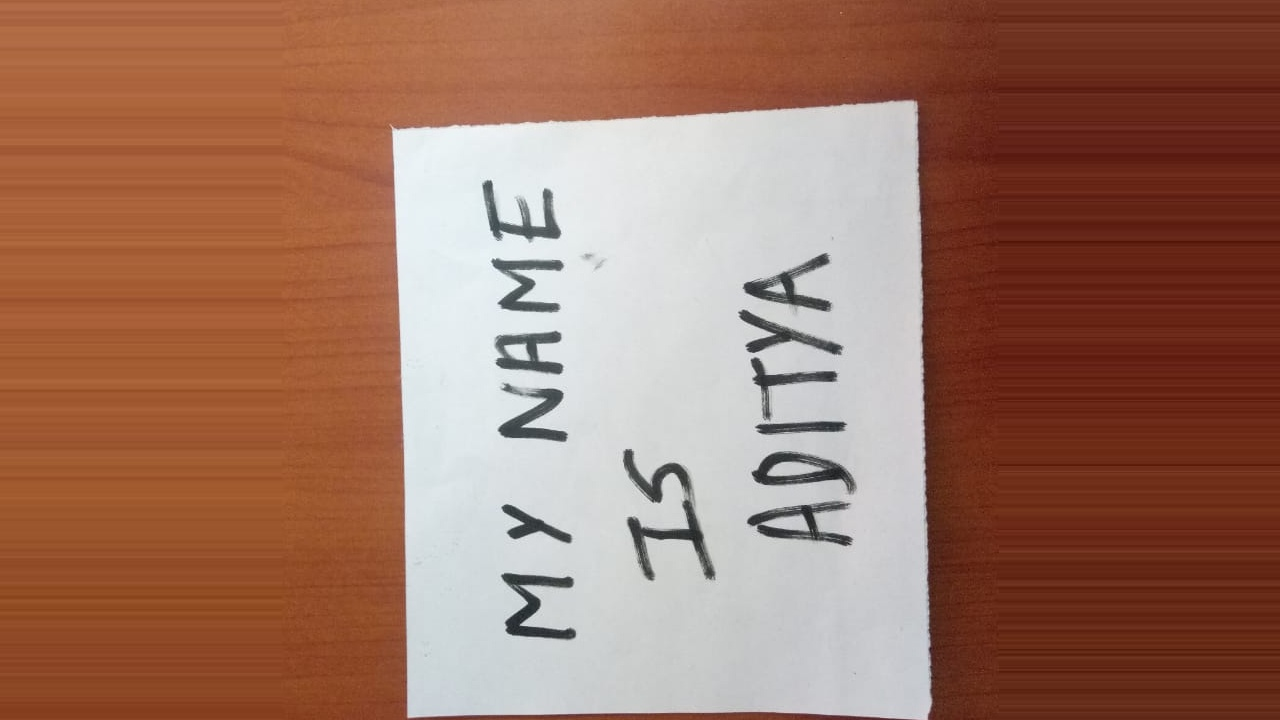
#> input picture aligned_img.jpg, 1280 x 720 px
$ python -i preprocessing.py   (imports and definitions only)
#> lines starting #> are read from the running program, lines starting #| are printed output that depends on the picture; after the words box and inside, x2 and y2 are one past the last pixel; in counts of white or black regions, pixels touching at a corner belong together
#> further down, picture is the input picture: shape (720, 1280, 3); mean B, G, R 98, 115.8, 158.5
import cv2
import imutils
import numpy as np
from skimage.filters import threshold_local


# [53 lines left out: functions order_points, four_point_transform, not called in this run]


def preprocessing(image):
    # Resize the image to workable size
    ratio = image.shape[0]/500
#> ratio = 1.44

    # Create a copy of resized original image for later use
    orig_image = image.copy()
    image = imutils.resize(image, height=500)

    # Convert to grayscale
    grayed_image = cv2.cvtColor(image, cv2.COLOR_BGR2GRAY)
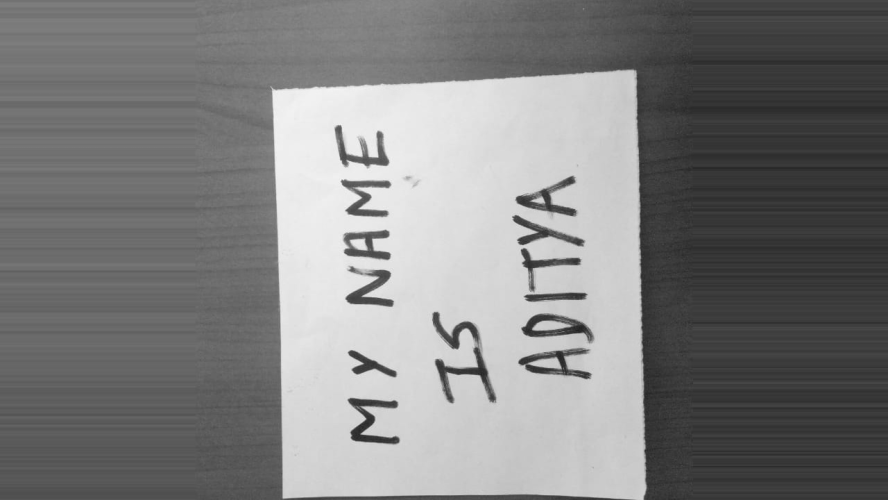
#> grayed_image: shape (500, 888); min 33, max 244, mean 126.5

    # Apply blur
    blurred_image = cv2.GaussianBlur(grayed_image, (5, 5), 0)

    # Egde Detection
    edged_image = cv2.Canny(blurred_image, 75, 200)
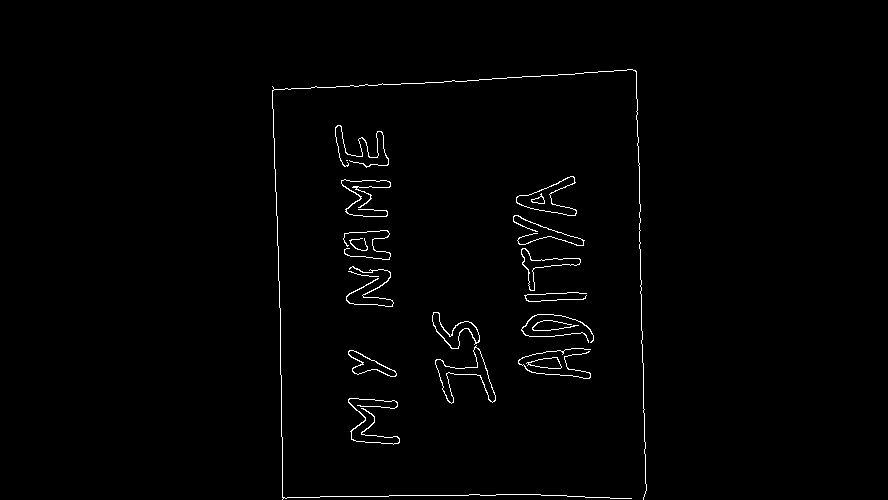
#> edged_image: shape (500, 888); 1.1% white in thin lines or dots, all inside (x1, y1, x2, y2) = (272, 69, 647, 500)

    # Finding contours
    contour_image = cv2.findContours(
        edged_image.copy(), cv2.RETR_LIST, cv2.CHAIN_APPROX_SIMPLE)
#> contour_image = 28 contours, 8 with area under 20; largest, box (x1, y1, x2, y2) and area: (516, 176, 577, 216) 916, (435, 345, 496, 404) 912, (516, 176, 577, 216) 889, (435, 347, 496, 404) 880, (432, 312, 480, 349) 612


    contour_image = imutils.grab_contours(contour_image)
    contour_image = sorted(contour_image, key=cv2.contourArea, reverse=True)[:5]
#> contour_image = 5 contours; box (x1, y1, x2, y2) and area: (516, 176, 577, 216) 916, (435, 345, 496, 404) 912, (516, 176, 577, 216) 889, (435, 347, 496, 404) 880, (432, 312, 480, 349) 612

    for c in contour_image:
        # approximate the contour
        peri = cv2.arcLength(c, True)
        approx = cv2.approxPolyDP(c, 0.02 * peri, True)
        # if our approximated contour has four points, then we
        # can assume that we have found our screen
        if len(approx) == 4:
            screenCnt = approx
            break

        else:
            # Thresholding
            T = threshold_local(orig_image, 11, offset=10, method="gaussian")

            transformed_image = (orig_image > T).astype("uint8") * 255
            return transformed_image
#> this loop made 1 pass
#> peri on pass 1: 215.4
#> pass 1, in preprocessing, `T = threshold_local(orig_image, 11, offset=10, method="gaussian")`:
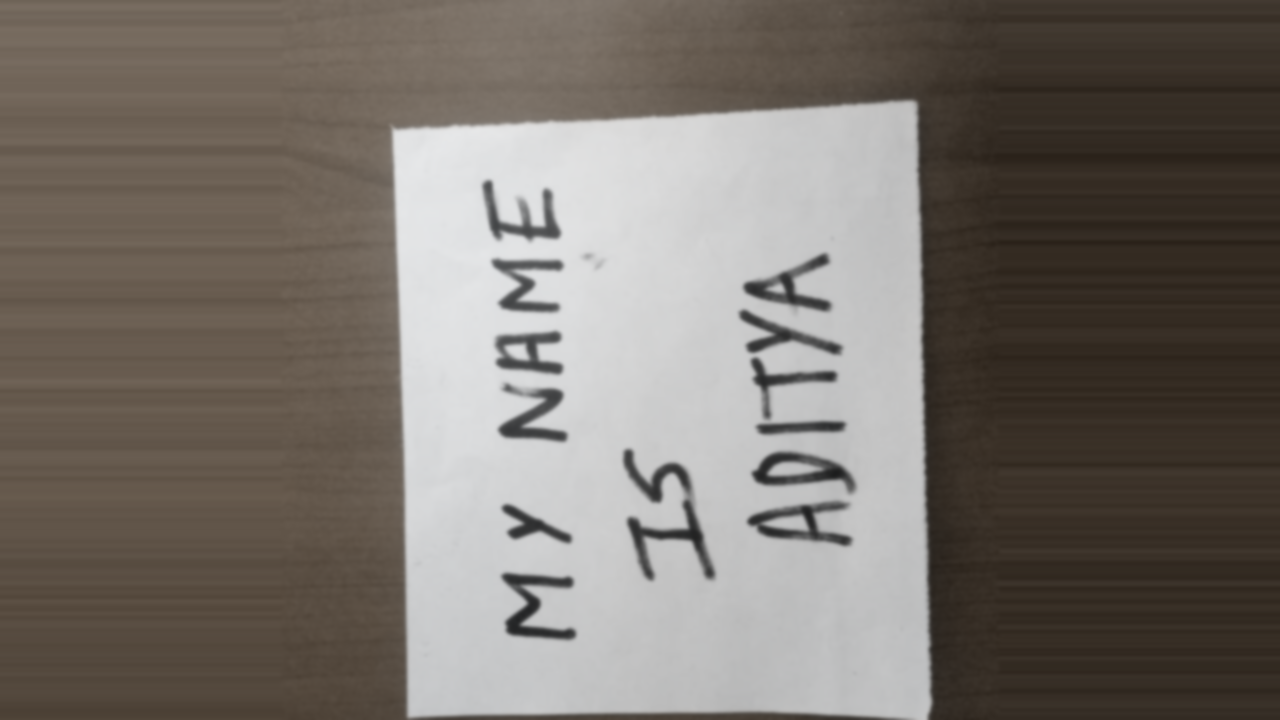
#> T: shape (720, 1280, 3) float64; mean B, G, R 107.5, 114.1, 120.7
#> pass 1, in preprocessing, `transformed_image = (orig_image > T).astype("uint8") * 255`:
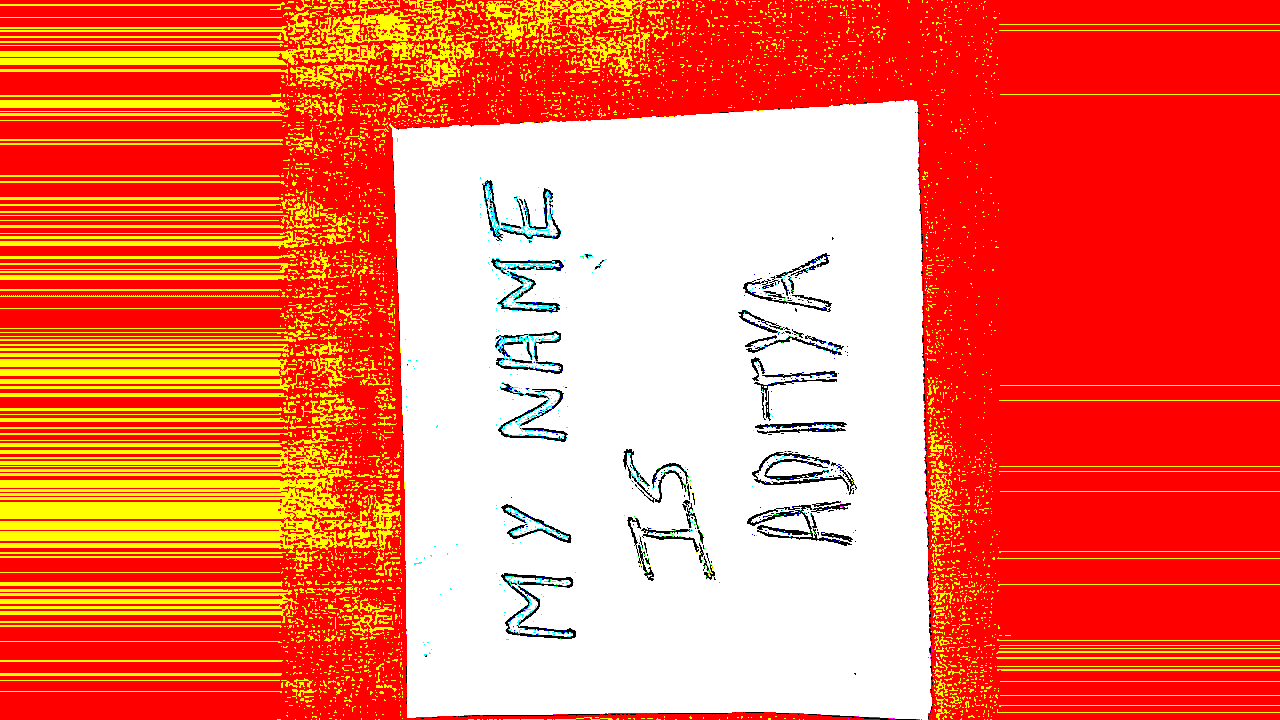
#> transformed_image: shape (720, 1280, 3); mean B, G, R 83.8, 116.9, 250.9


    contour_image = cv2.drawContours(image, [screenCnt], -1, (0, 255, 0), 2)

    return contour_image

>>> import cv2
>>> picture = cv2.imread('aligned_img.jpg')
>>> result = preprocessing(picture)
